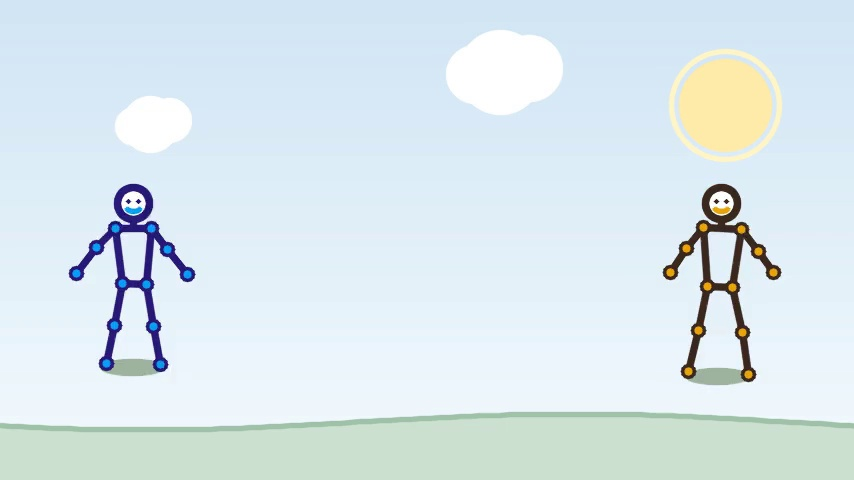
#> input picture frame_bonecos_005.jpg, 854 x 480 px
$ python -i anime.py   (imports and definitions only)
#> lines starting #> are read from the running program, lines starting #| are printed output that depends on the picture
#> further down, picture is the input picture: shape (480, 854, 3); mean B, G, R 236.6, 231.4, 217.8
"""Técnica Anime (Traço Anime) — contornos expressivos e cores chapadas cel-shading.

Fluxo (Seção 7 do contrato):
  - XDoG (Extended Difference of Gaussians) ou threshold adaptativo para contornos nítidos.
  - Quantização em 8 a 12 cores com filtro bilateral para preservação de bordas e preenchimento plano.
  - Combinação dos contornos com as cores cel-shaded.
  - 100% CPU (OpenCV + numpy). Sem GPU, sem difusão.

Verificação: contornos contínuos, sem ruído, paleta respeita o limite de 8-12 cores.
"""
from __future__ import annotations

import cv2
import numpy as np


# [26 lines left out: function xdog_contornos, not called in this run]


def quantizar_cel_shading(img_bgr: np.ndarray, n_cores: int = 10) -> np.ndarray:
    """Aplica suavização com filtro bilateral seguido de quantização em n_cores."""
#> called with n_cores = 10
    h, w = img_bgr.shape[:2]
#> h = 480; w = 854

    # Filtro bilateral para achatar texturas mantendo bordas nítidas
    suave = cv2.bilateralFilter(img_bgr, d=7, sigmaColor=50, sigmaSpace=50)

    # Quantização por k-means no espaço Lab para fidelidade perceptual
    lab = cv2.cvtColor(suave, cv2.COLOR_BGR2Lab)
#> lab: shape (480, 854, 3); mean of channels 0, 1, 2 231.8, 124.7, 124
    pixels = lab.reshape(-1, 3).astype(np.float32)

    n_cores = max(6, min(14, n_cores))
    criteria = (cv2.TERM_CRITERIA_EPS + cv2.TERM_CRITERIA_MAX_ITER, 15, 1.0)
    _, rotulos, centros = cv2.kmeans(
        pixels, n_cores, None, criteria, 3, cv2.KMEANS_PP_CENTERS
    )
#> centros = [[234.3, 124.7, 120], [48.12, 159.2, 80.14], [51.04, 134.2, 138.6], [189.6, 115.4, 134.6], [242.8, 125.7, 123.4], [222.8, 118, 134], [238.7, 124.8, 158.4], [138.9, 132, 92.88], [176, 139.3, 194.8], [254.4, 127.9, 128]]

    quantizado_lab = centros[rotulos.flatten()].reshape(h, w, 3).astype(np.uint8)
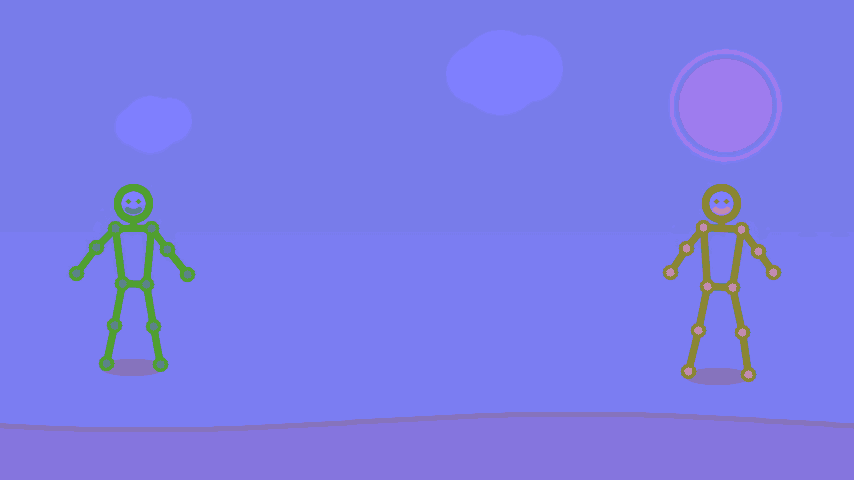
#> quantizado_lab: shape (480, 854, 3); mean of channels 0, 1, 2 231.2, 124, 123.6; drawn as B, G, R
    quantizado_bgr = cv2.cvtColor(quantizado_lab, cv2.COLOR_Lab2BGR)

    # Realce leve de saturação estilo anime
    hsv = cv2.cvtColor(quantizado_bgr, cv2.COLOR_BGR2HSV).astype(np.float32)
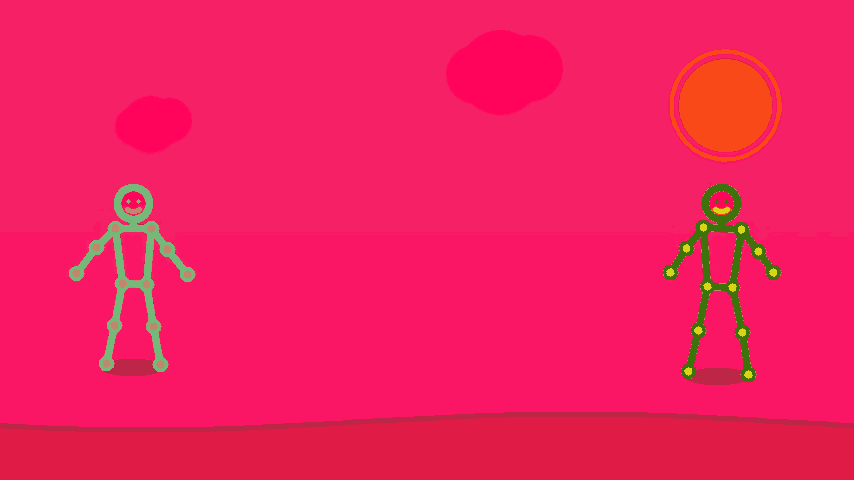
#> hsv: shape (480, 854, 3) float32; mean B, G, R 94.6, 30.6, 240.5
    hsv[:, :, 1] = np.clip(hsv[:, :, 1] * 1.15, 0, 255)
    anime_bgr = cv2.cvtColor(hsv.astype(np.uint8), cv2.COLOR_HSV2BGR)
    return anime_bgr


# [46 lines left out: functions estilizar, verificar, not called in this run]

>>> import cv2
>>> picture = cv2.imread('../frame_bonecos_005.jpg')
>>> result = quantizar_cel_shading(picture)

$ run again, on estilos_menu.png
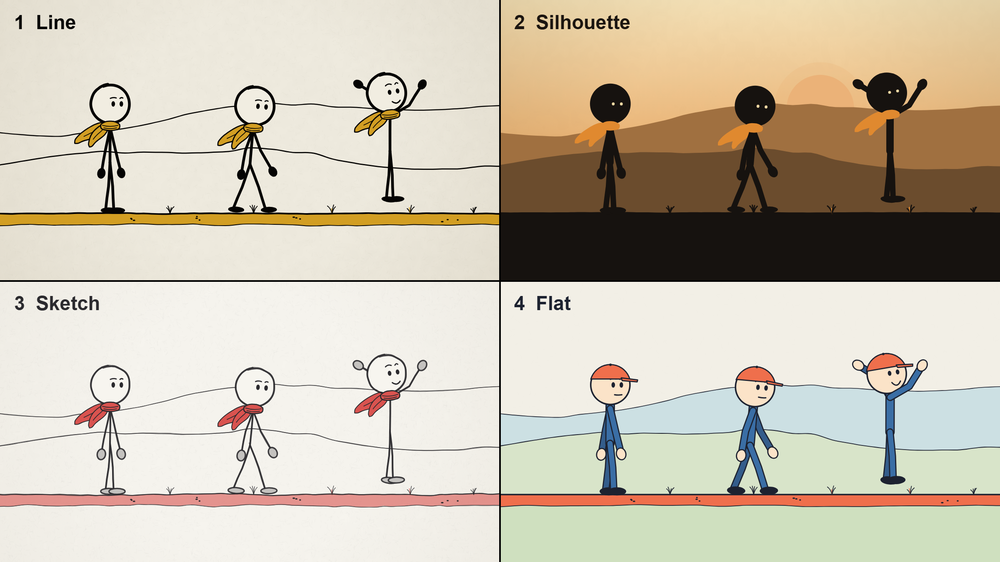
#> input picture estilos_menu.png, 1000 x 562 px, shrunk from 2400 x 1350 before the run
#> picture is the input picture: shape (562, 1000, 3); mean B, G, R 175.1, 192.6, 201.9
#> lab: shape (562, 1000, 3); mean of channels 0, 1, 2 197.1, 128.9, 138.3
#> centros = [[210.3, 133, 157.2], [17.31, 128.3, 129.3], [239.9, 127.6, 132.8], [130.6, 142.6, 161.8], [87.02, 136.5, 148.3], [226.3, 122.3, 136], [172.1, 140.6, 192], [117.4, 128.3, 116.7], [171.7, 143.3, 137.8], [154.6, 175.7, 169]]
#> in quantizar_cel_shading, `quantizado_lab = centros[rotulos.flatten()].reshape(h, w, 3).astype(np..`:
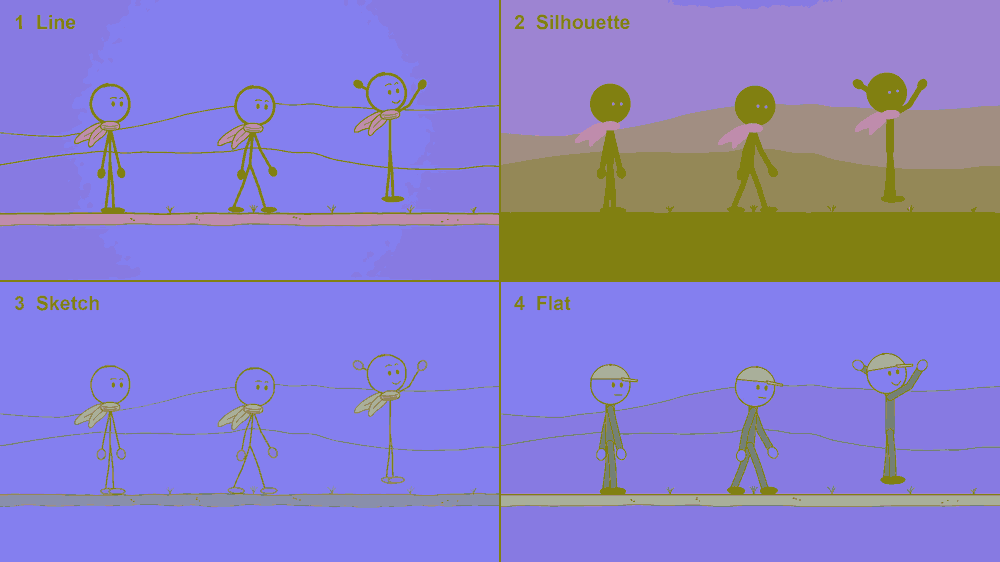
#> quantizado_lab: shape (562, 1000, 3); mean of channels 0, 1, 2 196.4, 128.5, 137.6; drawn as B, G, R
#> in quantizar_cel_shading, `hsv[:, :, 1] = np.clip(hsv[:, :, 1] * 1.15, 0, 255)`:
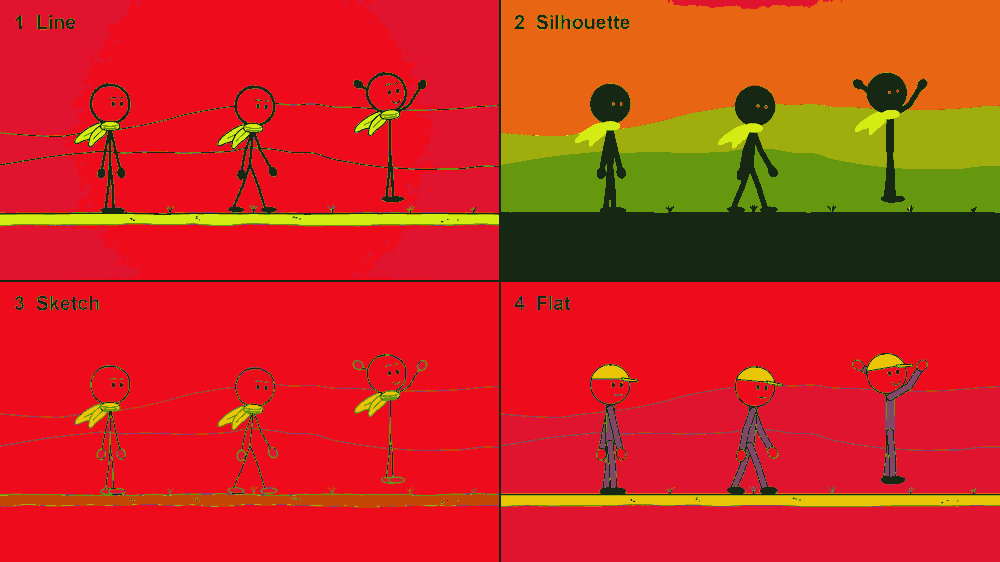
#> hsv: shape (562, 1000, 3) float32; mean B, G, R 29.1, 44.6, 202.8
